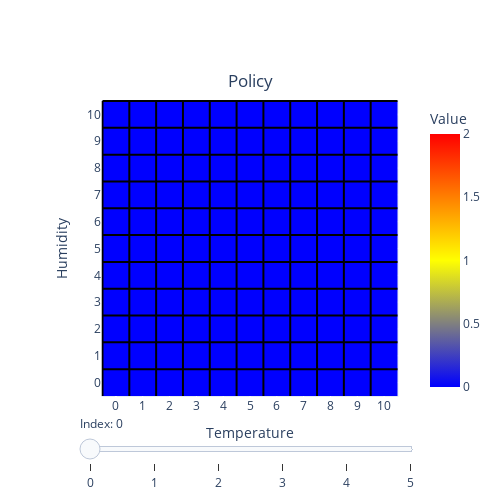

Notebook code cell kept with this figure:
### Code cell
plot_policy_dyn(policy_MC, 0, 5)

### Figure 1 — Plotly figure (JSON) as saved in the notebook; plotly's stock layout.template omitted (floating-point values rounded to 4 significant figures)
{"data": [{"coloraxis": "coloraxis", "name": "0", "x": [0, 1, 2, 3, 4, 5, 6, 7, 8, 9, 10], "y": [0, 1, 2, 3, 4, 5, 6, 7, 8, 9, 10], "z": [[0, 0, 0, 0, 0, 0, 0, 0, 0, 0, 0], [0, 0, 0, 0, 0, 0, 0, 0, 0, 0, 0], [0, 0, 0, 0, 0, 0, 0, 0, 0, 0, 0], [0, 0, 0, 0, 0, 0, 0, 0, 0, 0, 0], [0, 0, 0, 0, 0, 0, 0, 0, 0, 0, 0], [0, 0, 0, 0, 0, 0, 0, 0, 0, 0, 0], [0, 0, 0, 0, 0, 0, 0, 0, 0, 0, 0], [0, 0, 0, 0, 0, 0, 0, 0, 0, 0, 0], [0, 0, 0, 0, 0, 0, 0, 0, 0, 0, 0], [0, 0, 0, 0, 0, 0, 0, 0, 0, 0, 0], [0, 0, 0, 0, 0, 0, 0, 0, 0, 0, 0]], "type": "heatmap", "xaxis": "x", "yaxis": "y", "hovertemplate": "Temperature: %{x}<br>Humidity: %{y}<br>Value: %{z}<extra></extra>"}], "layout": {"xaxis": {"anchor": "y", "domain": [0.0, 1.0], "scaleanchor": "y", "constrain": "domain", "title": {"text": "Temperature"}, "tickmode": "array", "tickvals": [0, 1, 2, 3, 4, 5, 6, 7, 8, 9, 10], "ticktext": ["0", "1", "2", "3", "4", "5", "6", "7", "8", "9", "10"], "scaleratio": 1}, "yaxis": {"anchor": "x", "domain": [0.0, 1.0], "autorange": "reversed", "constrain": "domain", "title": {"text": "Humidity"}, "tickmode": "array", "tickvals": [0, 1, 2, 3, 4, 5, 6, 7, 8, 9, 10], "ticktext": ["10", "9", "8", "7", "6", "5", "4", "3", "2", "1", "0"]}, "coloraxis": {"colorbar": {"title": {"text": "Value"}, "x": 1}, "colorscale": [[0.0, "blue"], [0.5, "yellow"], [1.0, "red"]], "cmin": 0, "cmax": 2}, "title": {"text": "Policy", "x": 0.5, "y": 0.85}, "shapes": [{"line": {"color": "black", "width": 2}, "type": "line", "x0": -0.5, "x1": -0.5, "y0": -0.5, "y1": 10.5}, {"line": {"color": "black", "width": 2}, "type": "line", "x0": -0.5, "x1": 10.5, "y0": -0.5, "y1": -0.5}, {"line": {"color": "black", "width": 2}, "type": "line", "x0": 0.5, "x1": 0.5, "y0": -0.5, "y1": 10.5}, {"line": {"color": "black", "width": 2}, "type": "line", "x0": -0.5, "x1": 10.5, "y0": 0.5, "y1": 0.5}, {"line": {"color": "black", "width": 2}, "type": "line", "x0": 1.5, "x1": 1.5, "y0": -0.5, "y1": 10.5}, {"line": {"color": "black", "width": 2}, "type": "line", "x0": -0.5, "x1": 10.5, "y0": 1.5, "y1": 1.5}, {"line": {"color": "black", "width": 2}, "type": "line", "x0": 2.5, "x1": 2.5, "y0": -0.5, "y1": 10.5}, {"line": {"color": "black", "width": 2}, "type": "line", "x0": -0.5, "x1": 10.5, "y0": 2.5, "y1": 2.5}, {"line": {"color": "black", "width": 2}, "type": "line", "x0": 3.5, "x1": 3.5, "y0": -0.5, "y1": 10.5}, {"line": {"color": "black", "width": 2}, "type": "line", "x0": -0.5, "x1": 10.5, "y0": 3.5, "y1": 3.5}, {"line": {"color": "black", "width": 2}, "type": "line", "x0": 4.5, "x1": 4.5, "y0": -0.5, "y1": 10.5}, {"line": {"color": "black", "width": 2}, "type": "line", "x0": -0.5, "x1": 10.5, "y0": 4.5, "y1": 4.5}, {"line": {"color": "black", "width": 2}, "type": "line", "x0": 5.5, "x1": 5.5, "y0": -0.5, "y1": 10.5}, {"line": {"color": "black", "width": 2}, "type": "line", "x0": -0.5, "x1": 10.5, "y0": 5.5, "y1": 5.5}, {"line": {"color": "black", "width": 2}, "type": "line", "x0": 6.5, "x1": 6.5, "y0": -0.5, "y1": 10.5}, {"line": {"color": "black", "width": 2}, "type": "line", "x0": -0.5, "x1": 10.5, "y0": 6.5, "y1": 6.5}, {"line": {"color": "black", "width": 2}, "type": "line", "x0": 7.5, "x1": 7.5, "y0": -0.5, "y1": 10.5}, {"line": {"color": "black", "width": 2}, "type": "line", "x0": -0.5, "x1": 10.5, "y0": 7.5, "y1": 7.5}, {"line": {"color": "black", "width": 2}, "type": "line", "x0": 8.5, "x1": 8.5, "y0": -0.5, "y1": 10.5}, {"line": {"color": "black", "width": 2}, "type": "line", "x0": -0.5, "x1": 10.5, "y0": 8.5, "y1": 8.5}, {"line": {"color": "black", "width": 2}, "type": "line", "x0": 9.5, "x1": 9.5, "y0": -0.5, "y1": 10.5}, {"line": {"color": "black", "width": 2}, "type": "line", "x0": -0.5, "x1": 10.5, "y0": 9.5, "y1": 9.5}], "width": 500, "height": 500, "sliders": [{"currentvalue": {"prefix": "Index: "}, "pad": {"t": 15}, "steps": [{"args": [{"z": [[[0, 0, 0, 0, 0, 0, 0, 0, 0, 0, 0], [0, 0, 0, 0, 0, 0, 0, 0, 0, 0, 0], [0, 0, 0, 0, 0, 0, 0, 0, 0, 0, 0], [0, 0, 0, 0, 0, 0, 0, 0, 0, 0, 0], [0, 0, 0, 0, 0, 0, 0, 0, 0, 0, 0], [0, 0, 0, 0, 0, 0, 0, 0, 0, 0, 0], [0, 0, 0, 0, 0, 0, 0, 0, 0, 0, 0], [0, 0, 0, 0, 0, 0, 0, 0, 0, 0, 0], [0, 0, 0, 0, 0, 0, 0, 0, 0, 0, 0], [0, 0, 0, 0, 0, 0, 0, 0, 0, 0, 0], [0, 0, 0, 0, 0, 0, 0, 0, 0, 0, 0]]]}], "label": "0", "method": "restyle"}, {"args": [{"z": [[[0, 0, 0, 0, 0, 0, 0, 0, 0, 0, 0], [0, 2, 2, 2, 0, 0, 0, 0, 0, 0, 0], [0, 2, 2, 0, 0, 0, 0, 0, 0, 0, 0], [0, 2, 2, 2, 2, 2, 0, 0, 0, 0, 0], [0, 2, 2, 2, 2, 2, 0, 0, 0, 0, 0], [0, 2, 2, 2, 2, 2, 0, 0, 0, 0, 0], [0, 2, 2, 2, 2, 2, 1, 1, 0, 0, 0], [0, 2, 2, 2, 2, 1, 1, 1, 1, 0, 0], [0, 2, 1, 1, 1, 1, 1, 1, 1, 1, 0], [0, 1, 1, 1, 1, 1, 1, 1, 1, 1, 0], [0, 0, 0, 0, 0, 0, 0, 0, 0, 0, 0]]]}], "label": "1", "method": "restyle"}, {"args": [{"z": [[[2, 0, 0, 0, 0, 0, 0, 2, 0, 0, 0], [2, 2, 2, 2, 0, 0, 0, 0, 0, 0, 0], [2, 2, 2, 2, 2, 0, 0, 0, 0, 0, 0], [2, 2, 2, 2, 2, 2, 0, 0, 0, 0, 0], [2, 2, 2, 2, 2, 2, 0, 0, 0, 0, 0], [2, 2, 2, 2, 1, 1, 1, 1, 0, 0, 1], [2, 2, 2, 1, 1, 1, 1, 1, 0, 0, 1], [2, 2, 1, 1, 1, 1, 1, 1, 1, 1, 0], [2, 1, 1, 1, 2, 1, 1, 1, 1, 0, 1], [2, 2, 1, 1, 1, 1, 1, 1, 1, 1, 1], [1, 1, 1, 1, 1, 1, 1, 1, 1, 1, 1]]]}], "label": "2", "method": "restyle"}, {"args": [{"z": [[[2, 2, 0, 0, 0, 0, 0, 0, 0, 0, 0], [2, 2, 2, 2, 0, 0, 0, 0, 0, 0, 0], [2, 2, 2, 2, 2, 2, 0, 0, 0, 0, 0], [2, 2, 2, 2, 2, 2, 0, 0, 0, 0, 0], [2, 2, 2, 2, 2, 2, 2, 1, 0, 0, 0], [2, 2, 2, 2, 2, 2, 1, 1, 0, 0, 0], [2, 2, 1, 2, 2, 1, 1, 1, 1, 1, 0], [2, 1, 1, 2, 1, 1, 1, 1, 1, 1, 1], [2, 2, 1, 1, 1, 1, 1, 1, 1, 1, 0], [2, 2, 1, 1, 1, 1, 1, 1, 1, 1, 1], [1, 1, 1, 1, 1, 1, 1, 1, 1, 1, 0]]]}], "label": "3", "method": "restyle"}, {"args": [{"z": [[[0, 0, 2, 2, 0, 0, 0, 2, 0, 0, 0], [2, 2, 0, 2, 2, 2, 2, 0, 0, 0, 0], [2, 2, 0, 0, 2, 2, 2, 0, 0, 0, 0], [2, 2, 2, 2, 2, 2, 2, 2, 0, 0, 0], [2, 2, 2, 2, 2, 2, 2, 2, 1, 0, 0], [2, 2, 2, 2, 2, 2, 2, 1, 1, 1, 0], [2, 2, 2, 2, 1, 2, 1, 1, 1, 1, 0], [2, 2, 1, 2, 1, 2, 1, 1, 1, 1, 1], [2, 2, 2, 2, 1, 1, 1, 1, 1, 1, 1], [1, 2, 1, 1, 1, 1, 1, 1, 1, 1, 1], [1, 1, 1, 1, 1, 1, 1, 1, 1, 0, 1]]]}], "label": "4", "method": "restyle"}, {"args": [{"z": [[[2, 1, 0, 2, 0, 0, 1, 0, 0, 1, 1], [1, 1, 2, 2, 1, 1, 1, 2, 2, 0, 2], [1, 1, 2, 1, 0, 0, 0, 0, 0, 0, 0], [1, 0, 1, 1, 1, 1, 2, 0, 0, 0, 2], [0, 2, 2, 2, 2, 0, 2, 0, 0, 0, 0], [0, 2, 2, 0, 2, 1, 2, 2, 2, 2, 0], [2, 2, 1, 2, 0, 0, 2, 0, 0, 2, 0], [0, 1, 0, 1, 2, 1, 0, 0, 0, 1, 2], [1, 1, 2, 0, 1, 2, 2, 0, 1, 0, 2], [0, 2, 1, 2, 1, 1, 2, 0, 1, 1, 2], [2, 0, 0, 2, 0, 0, 2, 0, 1, 1, 2]]]}], "label": "5", "method": "restyle"}]}]}}
